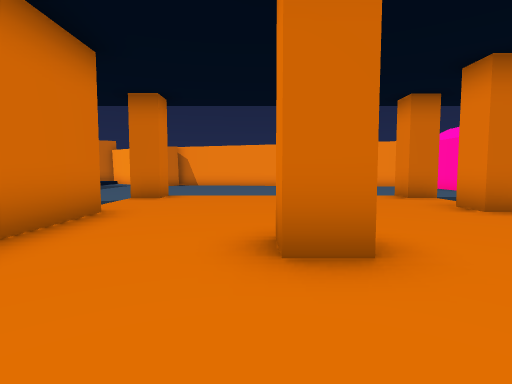
[1] (above)

21 first-person views from a walk through a Unity game level. The camera is 1.4 m above the floor, tilts 4° down and sees 80° across. The floor is counted in squares, 2 m on a side. Each view is taken from the middle of a square. On the plan, view 1 faces up. The plan holds only what a view shows up to about 10 squares ahead; the rest is blank. The place goes on beyond the plan. The player is left out.

[2]
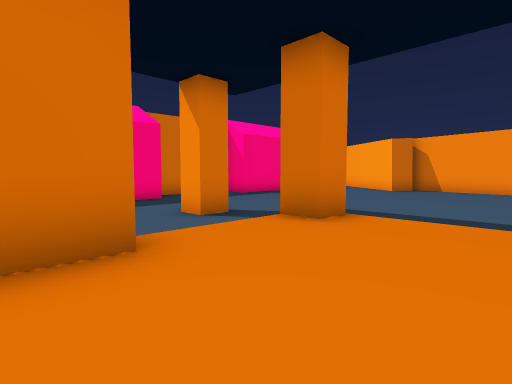

[3]
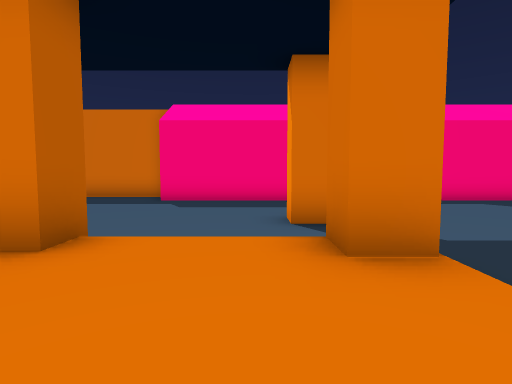

[4]
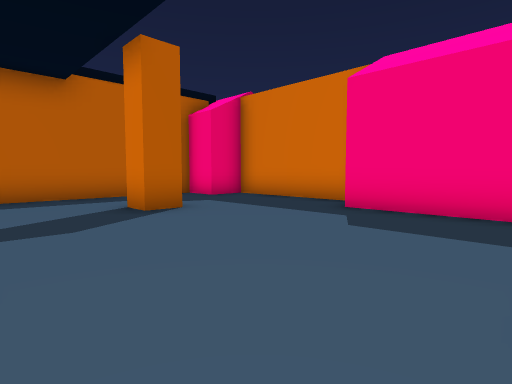

[5]
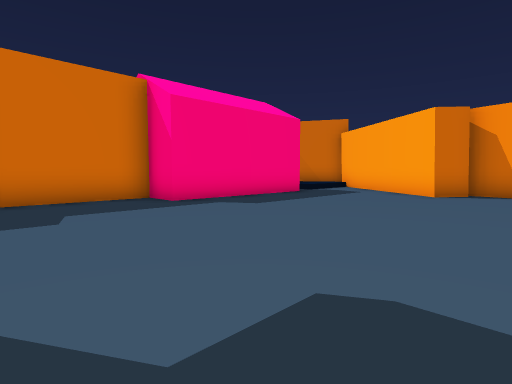

[6]
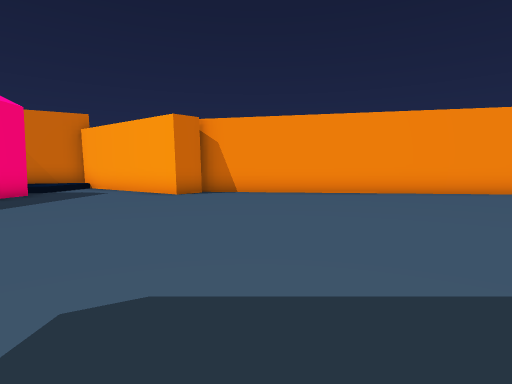

[7]
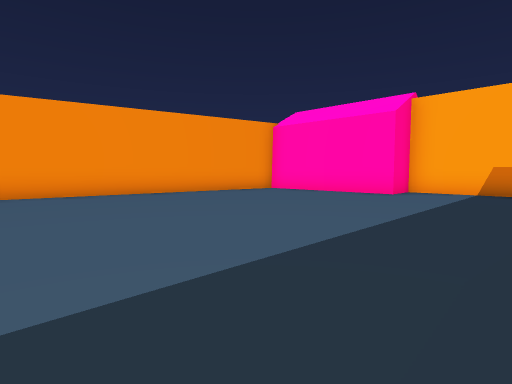

[8]
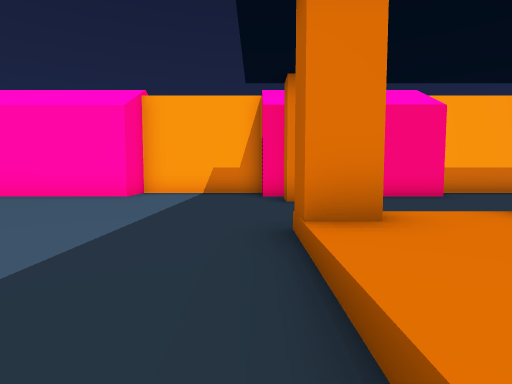

[9]
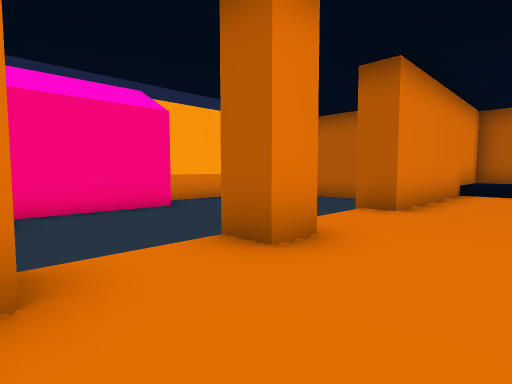

[10]
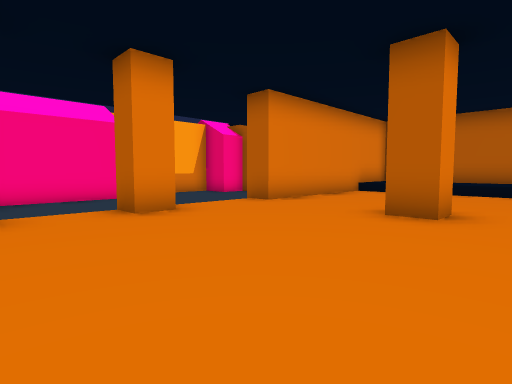

[11]
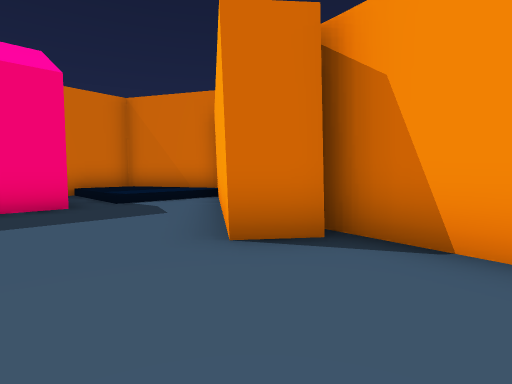

[12]
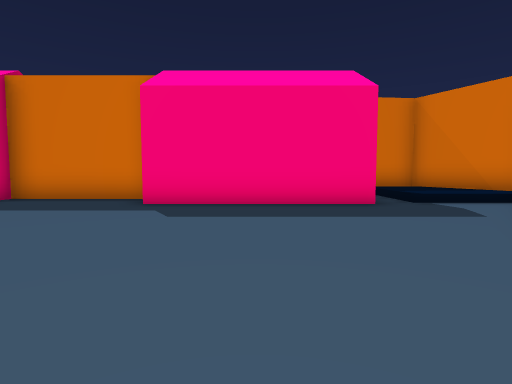

[13]
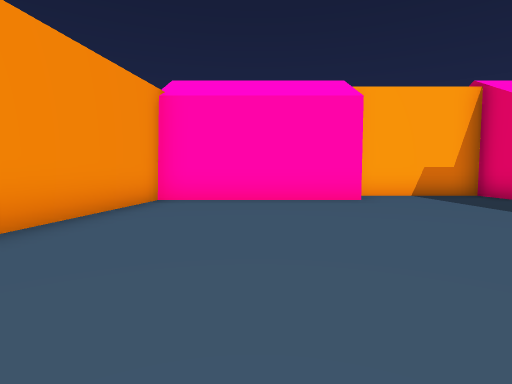

[14]
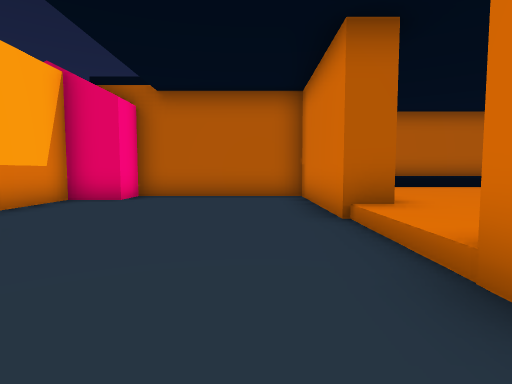

[15]
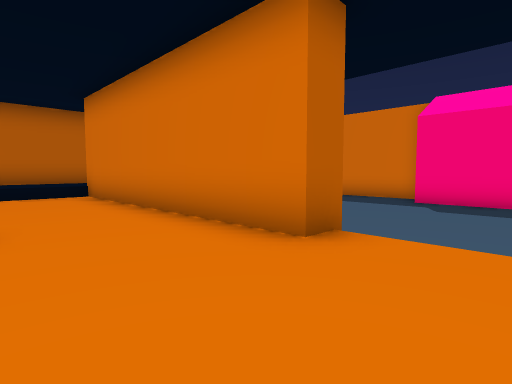

[16]
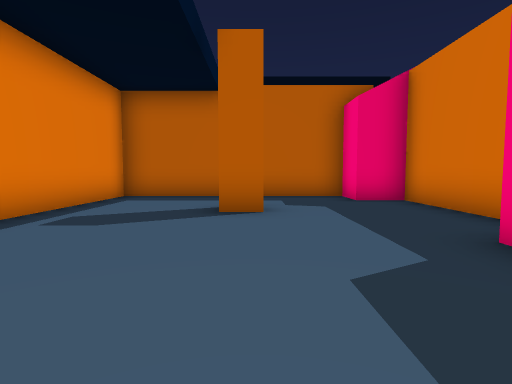

[17]
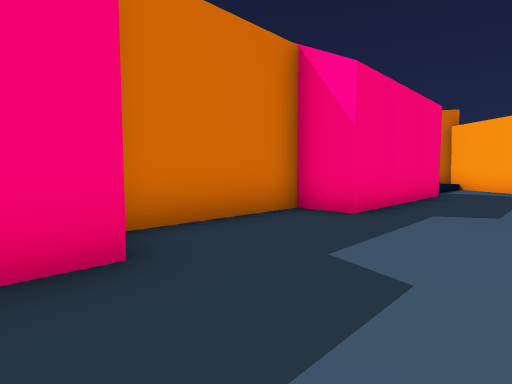

[18]
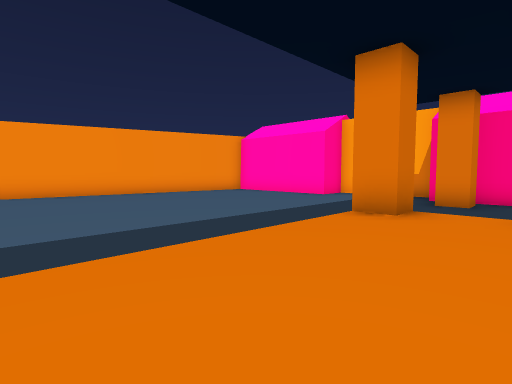

[19]
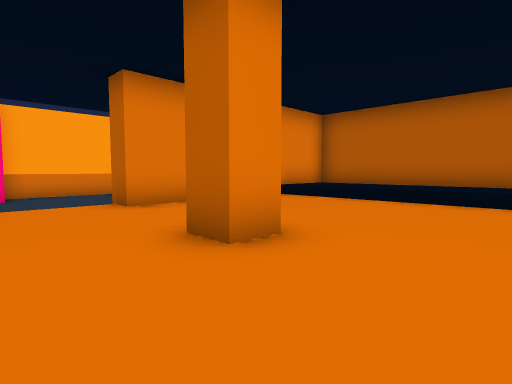

[20]
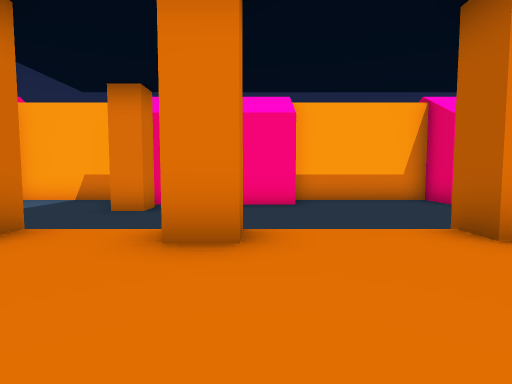

[21]
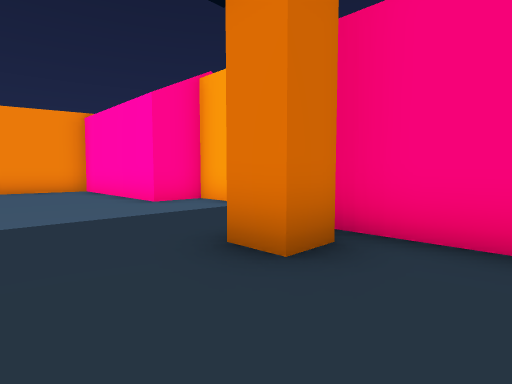

### Floor plan
Key: @ floor where view 1 was taken; # wall or solid block; . main floor; : floor 0.5 m higher than the main floor; / step, stairs or slope; ^ raised ledge; P pillar; H house; O other object.
Columns run from 13 left of view 1 to 11 right of it. Each row starts with its distance up from view 1.
 22   OO
 21  OO:##
 20 #:::.###
 19 #:::...##########
 18 #.......#.......#######
 17   HH...................HH
 16   HH...................HH
 15   HH...................HH
 14   HH...................HH
 13   HH...................HH
 12   O.....................H
 11   O.....................O
 10   O.....................O
  9   HH....................H
  8    H...P..P::::::P...P.HH
  7    H....../:::::::.....HH
  6   HH....../::::::P.....HH
  5   HH......#:::::::.....HH
  4   #H......#:::::::.....H#
  3   #.......#:::P:::......#
  2   #...P...#::::::#......#
  1   #.......#::::::#......#
  0   #.......#::@:::#......#
 -1    H......#::::::#.....HH
 -2     #######^^^^^^######
 -3           ^^^^^^^^
 -4           ^^^^^^^^

Positions as (right, up) in squares from view 1, and headings:
1: (0, 0), facing up
2: (0, 4), facing up-left
3: (0, 7), facing left
4: (-4, 7), facing down-left
5: (-3, 9), facing up-left
6: (-3, 9), facing up
7: (0, 9), facing up-right
8: (1, 9), facing right
9: (2, 8), facing down-right
10: (-1, 8), facing down-right
11: (-3, 16), facing up-left
12: (-3, 15), facing left
13: (2, 15), facing right
14: (6, 7), facing down
15: (0, 7), facing down-left
16: (-7, 7), facing down
17: (-7, 8), facing up-left
18: (-1, 6), facing up-right
19: (-2, 5), facing down-right
20: (1, 5), facing right
21: (6, 6), facing up-right
